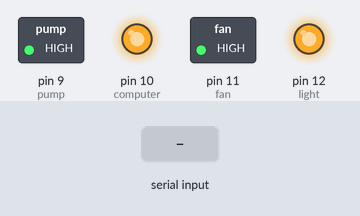
Simulated run of this sketch. Board: Arduino Uno, built with avr-gcc and run on an emulated ATmega328P. Shown: switched loads named in the sketch (green lamp = pin HIGH), output pins drawn as LEDs (lit = HIGH). Inputs (shaded band) come from the test bench.

Above: at 1.2 s.
1.3 s: "2" received over Serial
At 2.0 s:
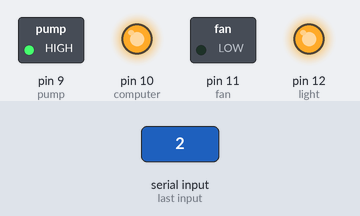
2.8 s: "1" received over Serial
At 3.1 s:
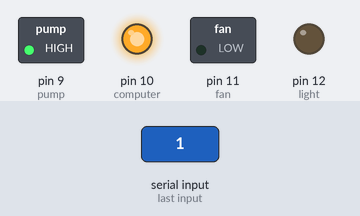
4.3 s: "3" received over Serial
At 5.4 s:
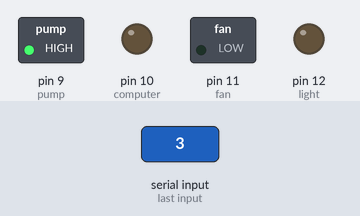
5.8 s: "4" received over Serial
At 6.6 s:
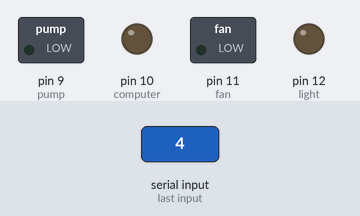
7.3 s: "2" received over Serial
At 7.7 s:
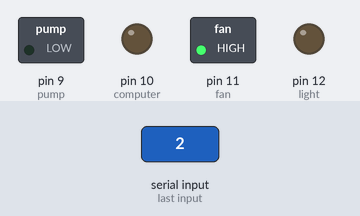
8.8 s: "1" received over Serial
At 10.1 s:
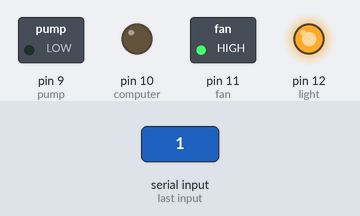
Timing chart, 0 to 11.3 s (numbered marks = the images above; inputs shaded):
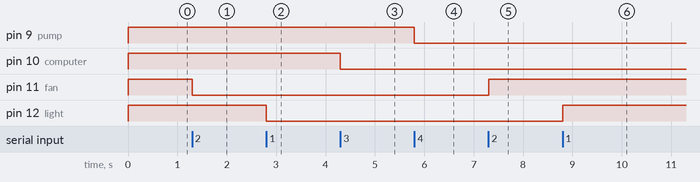

Measured:
- after the input at 1.3 s, pin 11 (fan): HIGH → LOW at once
- after the input at 2.8 s, pin 12 (light): HIGH → LOW at once
- after the input at 4.3 s, pin 10 (computer): HIGH → LOW at once
- after the input at 5.8 s, pin 9 (pump): HIGH → LOW at once
- after the input at 7.3 s, pin 11 (fan): LOW → HIGH at once
- after the input at 8.8 s, pin 12 (light): LOW → HIGH at once

The sketch:

sketch_may05a.ino
```cpp
const int light=12;
const int fan=11;
const int computer=10;
const int pump=9;
int choice;
char fanStatus='l';
char lightStatus='l';
char computerStatus='l';
char pumpStatus='l';

void setup() {
  // put your setup code here, to run once:
  Serial.begin(9600);
  pinMode(light,OUTPUT);
  pinMode(fan,OUTPUT);
  pinMode(computer,OUTPUT);
  pinMode(pump,OUTPUT);
  digitalWrite(light,HIGH);
  digitalWrite(fan,HIGH);
  digitalWrite(computer,HIGH);
  digitalWrite(pump,HIGH);
}

void loop() {
  if(Serial.available()>0)
  {
    choice=Serial.read();
    if(choice=='2')
    {
           if(fanStatus=='l')
           {
              //digitalWrite(fan,HIGH);
              digitalWrite(fan,LOW);
              fanStatus='h';
           }
           else
           {
              //digitalWrite(fan,LOW);
              digitalWrite(fan,HIGH);
              fanStatus='l';
           }
  }
    else if(choice=='1')
    {
          if(lightStatus=='l')
          {
             //digitalWrite(light,HIGH);
             digitalWrite(light,LOW);
             lightStatus='h';
          }
          else
          {
             //digitalWrite(light,LOW);
             digitalWrite(light,HIGH);
             lightStatus='l';
          }
    }
    else if(choice=='3')
    {
      if(computerStatus=='l')
      {
        //digitalWrite(computer,HIGH);
        digitalWrite(computer,LOW);
        computerStatus='h';
      }
      else
      {
        //digitalWrite(computer,LOW);
        digitalWrite(computer,HIGH);
        computerStatus='l';
      }
    }
    else if(choice=='4')
    {
      if(pumpStatus=='l')
      {
        //digitalWrite(pump,HIGH);
        digitalWrite(pump,LOW);
        pumpStatus='h';
      }
      else
      {
        //digitalWrite(pump,LOW);
        digitalWrite(pump,HIGH);

        pumpStatus='l';
      }
    }
  }
}
```
